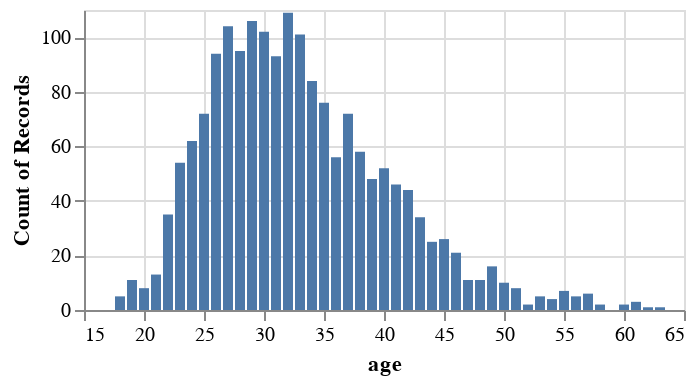

This figure's notebook cell:
### Markdown cell above
We see that our data set contains a lot more men than women. To be specific, there are 1311 male respondents and 489 female respondents.

### Code cell
alt.Chart(qna).mark_bar().encode(
    alt.X('age:Q'),
    alt.Y('count()'),
    alt.Tooltip(['count()', 'age'])
).properties(
    width=300,
    height=150)

### Figure 1 — Vega-Lite specification as saved in the notebook (floating-point values rounded to 4 significant figures; data arrays with more than 128 entries replaced by an {"elided": "..."} marker saying what was removed)
{"config": {"view": {"continuousWidth": 300, "continuousHeight": 300}}, "data": {"name": "data-f1e5d585d00c781995cfc7173ad82751"}, "mark": {"type": "bar"}, "encoding": {"tooltip": [{"aggregate": "count", "type": "quantitative"}, {"field": "age", "type": "quantitative"}], "x": {"field": "age", "type": "quantitative"}, "y": {"aggregate": "count", "type": "quantitative"}}, "height": 150, "width": 300, "$schema": "https://vega.github.io/schema/vega-lite/v5.20.1.json", "datasets": {"data-f1e5d585d00c781995cfc7173ad82751": {"elided": "1800 records"}}}
